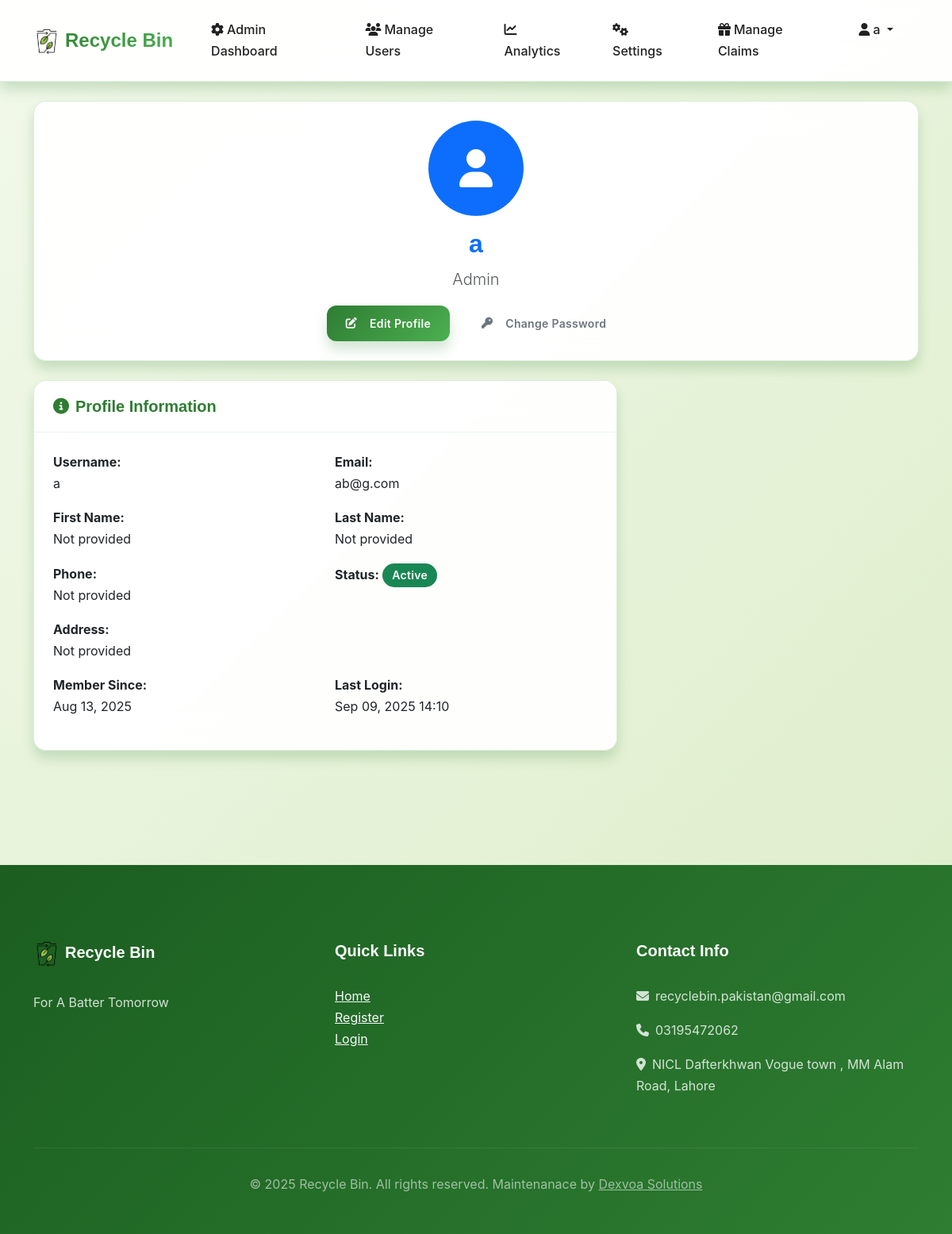
Before: /accounts/profile/ (signed in) with the older database file.
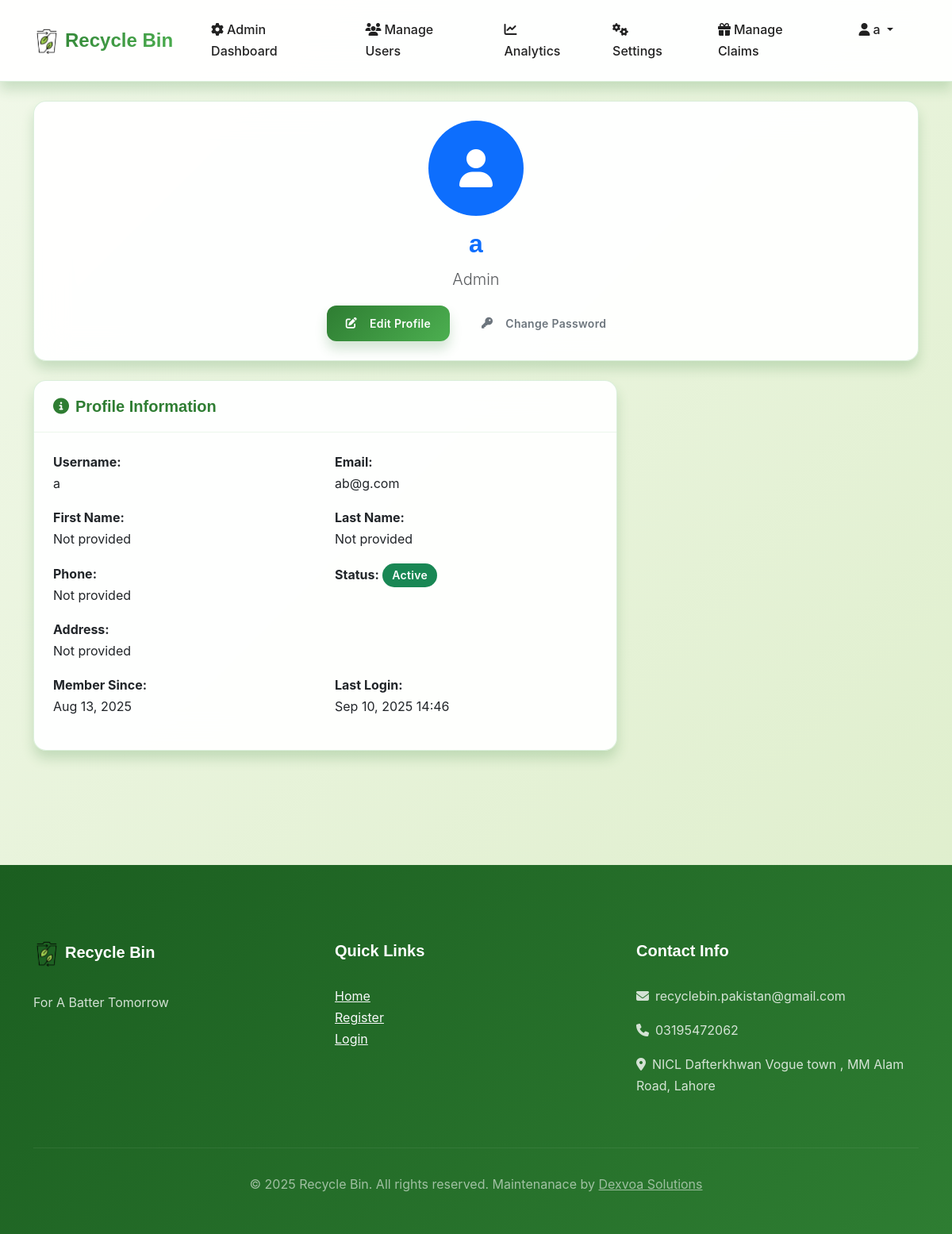
After: the same page with the newer database file.
### accounts/models.py (models this page shows, shortened)
class CustomUser(AbstractUser):
    USER_TYPE_CHOICES = (
        ('user', 'Regular User'),
        ('rider', 'Rider'),
        ('admin', 'Admin')
    )
    STATUS_CHOICES = (
        ('active', 'Active'),
        ('inactive', 'Inactive'),
        ('suspended', 'Suspended'),
    )
    user_type = models.CharField(max_length=10, choices=USER_TYPE_CHOICES, default='user')
    phone = models.CharField(max_length=15, blank=True)
    reward_points = models.PositiveIntegerField(default=0)
    profile_image = models.ImageField(upload_to='profile_images/', blank=True, null=True)
    location = models.CharField(max_length=255, blank=True, help_text="Default collection location")
    status = models.CharField(max_length=10, choices=STATUS_CHOICES, default='active')
    created_at = models.DateTimeField(auto_now_add=True)
    updated_at = models.DateTimeField(auto_now=True)
    id_proof = models.ImageField(upload_to='id_proofs/', blank=True, null=True)
    vehicle_type = models.CharField(max_length=50, blank=True, null=True)
    vehicle_model = models.CharField(max_length=50, blank=True, null=True)
    license_plate = models.CharField(max_length=20, blank=True, null=True)
    vehicle_color = models.CharField(max_length=30, blank=True, null=True)

### accounts/views.py (the view)
# urls.py: path('profile/', api_views.get_user_profile, name='api_profile'),
@login_required
def profile(request):
    return render(request, 'accounts/profile.html')

### templates/accounts/profile.html (shortened to what this page needs)
{% extends 'base.html' %}  {% block content %}
<div class="container py-4">
  <div class="row">
    <div class="col-12 mb-4">
      <div class="card">
        <div class="card-body text-center">
          <div class="profile-avatar mb-3">
            {% if user.profile_image %}
            <img
              src="{{ user.profile_image.url }}"
              alt="Profile"
              class="rounded-circle"
              style="width: 120px; height: 120px; object-fit: cover"
            />
            {% else %}
            <div
              class="rounded-circle bg-primary d-flex align-items-center justify-content-center mx-auto"
              style="width: 120px; height: 120px"
            >
              <i class="fas fa-user fa-3x text-white"></i>
            </div>
            {% endif %}
          </div>
          <h2 class="text-primary mb-2">
            {{ user.get_full_name|default:user.username }}
          </h2>
          <p class="lead text-muted">{{ user.get_user_type_display }}</p>
          <div class="d-flex justify-content-center gap-3">
            <a href="{% url 'accounts:edit_profile' %}" class="btn btn-primary">
              <i class="fas fa-edit me-2"></i>Edit Profile
            </a>
            <a
              href="{% url 'accounts:change_password' %}"
              class="btn btn-outline-secondary"
            >
              <i class="fas fa-key me-2"></i>Change Password
            </a>
          </div>
        </div>
      </div>
    </div>
    <div class="col-md-8 mb-4">
      <div class="card">
        <div class="card-header">
          <h5 class="mb-0">
            <i class="fas fa-info-circle me-2"></i>Profile Information
          </h5>
        </div>
        <div class="card-body">
          <div class="row">
            <div class="col-md-6 mb-3">
              <strong>Username:</strong>
              <p class="mb-0">{{ user.username }}</p>
            </div>
            <div class="col-md-6 mb-3">
              <strong>Email:</strong>
              <p class="mb-0">{{ user.email|default:"Not provided" }}</p>
            </div>
          </div>
          <div class="row">
            <div class="col-md-6 mb-3">
              <strong>First Name:</strong>
              <p class="mb-0">{{ user.first_name|default:"Not provided" }}</p>
            </div>
            <div class="col-md-6 mb-3">
              <strong>Last Name:</strong>
              <p class="mb-0">{{ user.last_name|default:"Not provided" }}</p>
            </div>
          </div>
          <div class="row">
            <div class="col-md-6 mb-3">
              <strong>Phone:</strong>
              <p class="mb-0">{{ user.phone|default:"Not provided" }}</p>
            </div>
            <div class="col-md-6 mb-3">
              <strong>Status:</strong>
              <span
                class="badge bg-{% if user.status == 'active' %}success{% elif user.status == 'inactive' %}warning{% else %}danger{% endif %}"
              >
                {{ user.get_status_display }}
              </span>
            </div>
          </div>
          <div class="row">
            <div class="col-12 mb-3">
              <strong>Address:</strong>
              <p class="mb-0">{{ user.location|default:"Not provided" }}</p>
            </div>
          </div>
          <div class="row">
            <div class="col-md-6 mb-3">
              <strong>Member Since:</strong>
              <p class="mb-0">{{ user.date_joined|date:"M d, Y" }}</p>
            </div>
            <div class="col-md-6 mb-3">
              <strong>Last Login:</strong>
              <p class="mb-0">
                {{ user.last_login|date:"M d, Y H:i"|default:"Never" }}
              </p>
            </div>
          </div>
        </div>
      </div>
    </div>
  </div>
</div>
{% endblock %}

### templates/base.html (shortened to what the changed rows need)
<!DOCTYPE html>
<html lang="en">
<head>
    <link href="https://cdn.jsdelivr.net/npm/bootstrap@5.3.0/dist/css/bootstrap.min.css" rel="stylesheet">
    <link rel="stylesheet" href="https://cdnjs.cloudflare.com/ajax/libs/font-awesome/6.4.0/css/all.min.css">
    {% load static %}
    <link rel="stylesheet" href="{% static 'style.css' %}">
    <link rel="stylesheet" href="{% static 'css/mobile-responsive.css' %}">
</head>
<body>
{% if not settings.maintenance_mode and not settings.debug_mode %}
    <nav class="navbar navbar-expand-xl navbar-dark">
        <div class="container">
            <div class="collapse navbar-collapse d-none d-xl-block" id="navbarNav">
                <ul class="navbar-nav ms-auto">
                    {% if user.is_authenticated %}
                        {% if user.user_type == 'user' %}
                            <li class="nav-item">
                                <a class="nav-link" href="{% url 'dashboard:user_dashboard' %}">
                                    <i class="fas fa-home me-1"></i>Dashboard
                                </a>
                            </li>
                            <li class="nav-item">
                                <a class="nav-link" href="{% url 'dashboard:user_submissions' %}">
                                    <i class="fas fa-recycle me-1"></i>My Submissions
                                </a>
                            </li>
                            <li class="nav-item">
                                <a class="nav-link" href="{% url 'dashboard:user_points' %}">
                                    <i class="fas fa-coins me-1"></i>My Points
                                </a>
                            </li>
                            <li class="nav-item">
                                <a class="nav-link" href="{% url 'trash:claim_history' %}">
                                    <i class="fas fa-history me-1"></i>Claim History
                                </a>
                            </li>
                            <li class="nav-item">
                                <a class="nav-link" href="#" data-bs-toggle="modal" data-bs-target="#submitTrashModal">
                                    <i class="fas fa-plus me-1"></i>Submit Trash
                                </a>
                            </li>
                        {% elif user.user_type == 'admin' %}
                            <li class="nav-item">
                                <a class="nav-link" href="{% url 'dashboard:admin_dashboard' %}">
                                    <i class="fas fa-cog me-1"></i>Admin Dashboard
                                </a>
                            </li>
                            <li class="nav-item">
                                <a class="nav-link" href="{% url 'dashboard:manage_users' %}">
                                    <i class="fas fa-users me-1"></i>Manage Users
                                </a>
                            </li>
                            <li class="nav-item">
                                <a class="nav-link" href="{% url 'dashboard:admin_analytics' %}">
                                    <i class="fas fa-chart-line me-1"></i>Analytics
                                </a>
                            </li>
                            <li class="nav-item">
                                <a class="nav-link" href="{% url 'dashboard:admin_settings' %}">
                                    <i class="fas fa-cogs me-1"></i>Settings
                                </a>
                            </li>
                            <li class="nav-item">
                                <a class="nav-link" href="{% url 'trash:manage_claims' %}">
                                    <i class="fas fa-gift me-1"></i>Manage Claims
                                </a>
                            </li>
                        {% endif %}
                        <li class="nav-item dropdown">
                            <a class="nav-link dropdown-toggle" href="#" id="navbarDropdown" role="button" data-bs-toggle="dropdown">
                                <i class="fas fa-user me-1"></i>{{ user.username }}
                            </a>
                        </li>
                    {% endif %}
                </ul>
            </div>
        </div>
    </nav>
{% endif %}
    <main>
        {% block content %}{% endblock %}
    </main>
</body>
</html>

Changed rows visible on the page:
changed CustomUser "Admin": last_login "Sep 09, 2025 14:10" → "Sep 10, 2025 14:46"
